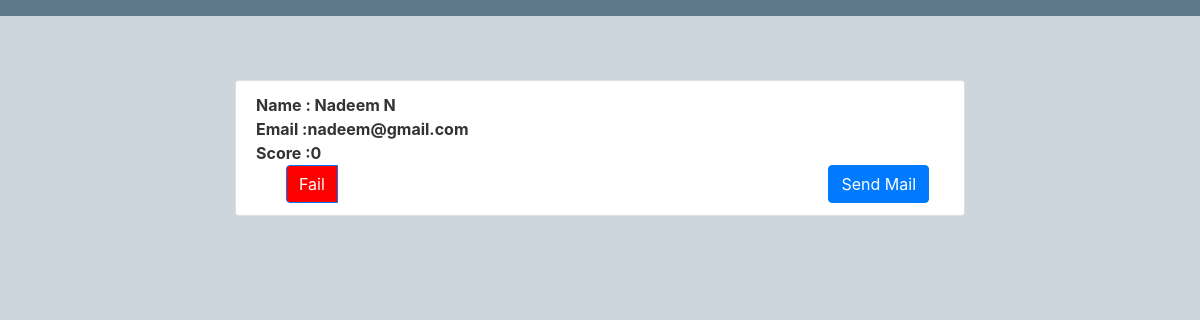
The app's page /view_users, older data.
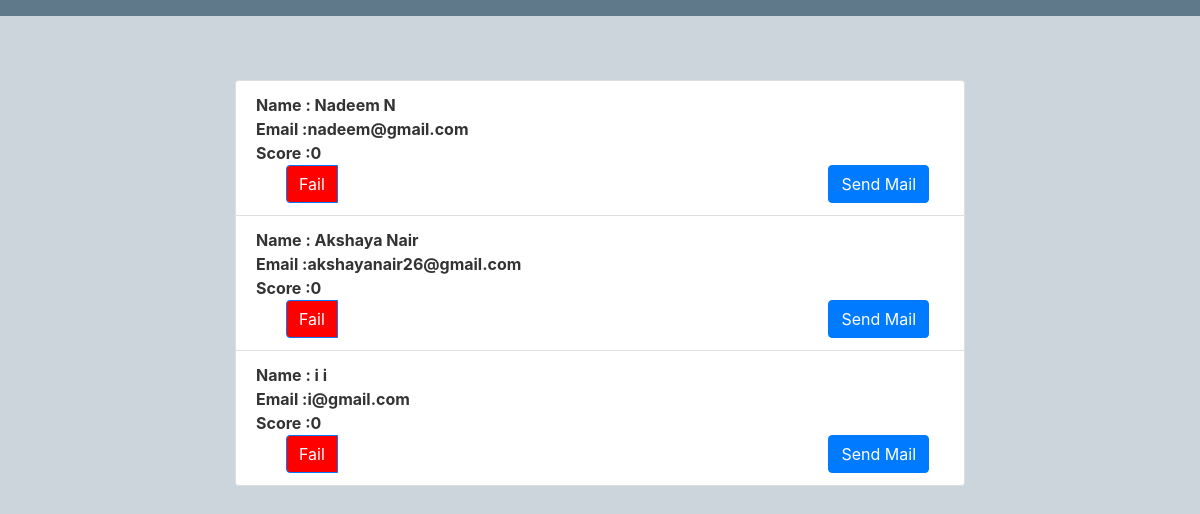
The same page, newer data.
### irecruit/models.py (models this page shows, shortened)
class User(db.Model, UserMixin):
    id = db.Column(db.Integer, primary_key=True)
    firstname = db.Column(db.String(20), nullable=False)
    lastname = db.Column(db.String(20), nullable=False)
    dob = db.Column(db.String(10), nullable=False)
    user_id = db.Column(db.Integer, db.ForeignKey('admin.id'), unique=True)
    skill = db.relationship('Skill', backref='user', lazy=True)

class Admin(db.Model, UserMixin):
    id = db.Column(db.Integer, primary_key=True)
    email = db.Column(db.String(120), unique=True, nullable=False)
    image_file = db.Column(db.String(20), nullable=False, default='default.jpg')
    password = db.Column(db.String(60), nullable=False)
    user = db.relationship('User', backref='admin', uselist=False)
    score = db.Column(db.Integer, default=0)

### irecruit/route.py (the view)
@app.route('/view_users')
def view_users():
    db.create_all()
    users = Admin.query.all()
    usr = User.query.all()
    return render_template('view_users.html', users=users, usr=usr)

### irecruit/templates/view_users.html
{% extends "layout.html" %}
{% block content %}
        <ul class="list-group">
        {% for user in users %}
            {% for usr in usr %}
         {% if usr.id == user.id %}
        <li class="list-group-item" style="font-weight: bold;">
             Name : {{ usr.firstname }} {{ usr.lastname }}<br>
            Email :{{ user.email }} <br>
            Score :{{ user.score }}
            <div class="btn-group container">
                {% if user.score > 50 %}
                     <div class="btn-group container">
                <button type="button" id="pass" class="btn btn-primary" style="background-color: green">Pass</button>
                    </div>
                    <form method="post" action="/passe_mails"> <button type="submit" class="btn btn-primary" name = "send" value = "{{ user.email }}">Send Mail</button></form>
                {% else %}
                    <div class="btn-group container">
                     <button type="button" class="btn btn-primary" style="background-color: red">Fail</button>
                    </div>
                    <form method="post" action="/passe"> <button type="submit" class="btn btn-primary" name = "send" value = "{{ user.email }}">Send Mail</button></form>
                    {% endif %}
            </div>
        </li>
         {% endif %}
            {% endfor %}
        {% endfor %}
        </ul>
{% endblock content %}

### irecruit/templates/layout.html (shortened to what this page needs)
<!DOCTYPE html>
<html>
<head>
    <link rel="stylesheet" href="https://maxcdn.bootstrapcdn.com/bootstrap/4.0.0/css/bootstrap.min.css">
    <link rel="stylesheet" type="text/css" href="static/css/main1.css">
</head>
<body class="image">
    <header class="site-header">
      <nav class="navbar navbar-expand-md navbar-dark bg-steel fixed-top">
      </nav>
    </header>
    <main role="main" class="container">
      <div class="row">
        <div class="col-md-8 offset-md-2">
          {% block content %}{% endblock %}
        </div>
      </div>
    </main>
</body>
</html>

### irecruit/static/css/main1.css (style rules this page uses)
body { background: #fafafa; color: #333333; margin-top: 5rem; }
.bg-steel { background-color: #5f788a; }

### irecruit/templates/layout.html (style rules this page uses)
.image { width: 100%; height: auto; background-color: #cbd5db; background-repeat: no-repeat; background-size: cover; }

Row changes from the older to the newer data that the page shows:
added Admin: email "akshayanair26@gmail.com", score "0"
added User: firstname "Akshaya", lastname "Nair"
added Admin: email "i@gmail.com", score "0"
added User: firstname "i", lastname "i"
